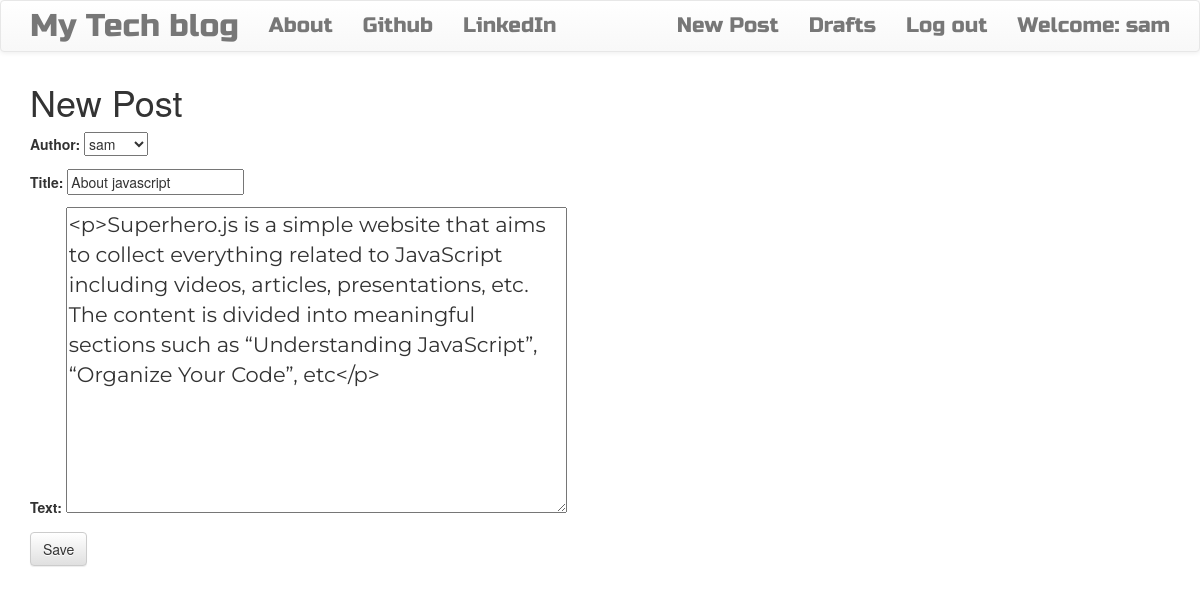
The app's page /post/5/edit/ (signed in) with its own data.
### blog/models.py (models this page shows, shortened)
class Post(models.Model):
    author = models.ForeignKey('auth.user', on_delete=models.CASCADE)
    title = models.CharField(max_length = 256)
    text = models.TextField()
    created_date = models.DateTimeField(default = timezone.now)
    published_date = models.DateTimeField(blank = True, null= True)

### blog/views.py (the view)
# urls.py: path('post/<int:pk>/edit/', views.UpdatePostView.as_view(), name= 'post_edit'),
class UpdatePostView(LoginRequiredMixin,UpdateView):
    login_url = '/login/'
    redirect_field_name = 'blog/post_detail.html'
    form_class = PostForm
    model = models.Post

### blog/forms.py
class PostForm(forms.ModelForm):
    class Meta():
        model = Post
        fields = ('author', 'title', 'text')
        widgets = {
            'title':forms.TextInput(attrs={'class':'textinputclass'}),
            'text':forms.Textarea(attrs={'class':'editable medium-editor-textarea postcontent'})
        }

### blog/templates/blog/post_form.html (shortened to what this page needs)
{% extends 'blog/base.html'%}
{% block content%}
  <h1>New Post</h1>
  <form class="post-form"  method="POST">
    {{form.as_p}}
    <button class="save btn btn-default" type="Submit">Save</button>
  </form>
{% endblock%}

### blog/templates/blog/base.html (shortened to what this page needs)
<!DOCTYPE html>
{% load staticfiles %}
<html>
    <head>
        <link rel="stylesheet" href="https://maxcdn.bootstrapcdn.com/bootstrap/3.3.7/css/bootstrap.min.css">
        <link rel="stylesheet" href="https://maxcdn.bootstrapcdn.com/bootstrap/3.3.7/css/bootstrap-theme.min.css">
        <link rel="stylesheet" href="//cdn.jsdelivr.net/medium-editor/latest/css/medium-editor.min.css" type="text/css" media="screen" charset="utf-8">
        <link rel="stylesheet" href="{% static 'css/blog.css' %}">
<body class='loader'>
  <nav class="navbar navbar-default techfont custom-navbar">
    <div class="container">
      <ul class="nav navbar-nav">
        <li><a class='navbar-brand bigbrand' href="{% url 'post_list' %}">My Tech blog</a></li>
        <li><a href="{% url 'about'%}">About</a></li>
        <li><a href="https://www.github.com">Github</a></li>
        <li><a href="https://www.linkedin.com">LinkedIn</a></li>
      </ul>
      <ul class="nav navbar-nav navbar-right">
        {% if user.is_authenticated %}
        <li>
          <a href="{% url 'post_new' %}" >New Post</a>
        </li>
        <li>
          <a href="{% url 'post_draft_list' %}">Drafts</a>
        </li>
        <li>
          <a href="{% url 'logout' %}" >Log out</a>
        </li>
        <li>
          <a >Welcome: {{ user.username }}</a>
        </li>
          {% else %}
          <li><a class='nav navbar-right' href="{% url 'login' %}" ><span class="glyphicon glyphicon-user"></span></a></li>
        {% endif %}
      </ul>
  </div>
</nav>
        <div class="content container">
            <div class="row">
                <div class="col-md-8">
                  <div class="blog_posts">
                    {% block content %}
                    {% endblock %}
                  </div>
                </div>
            </div>
        </div>
</body>
</html>

### blog/static/css/blog.css (style rules this page uses)
.techfont { font-family: 'Russo One', sans-serif; font-size: 1.5em; margin-bottom: 10px; }
.postcontent { font-family: 'Montserrat'; font-size: 1.5em; }
.bigbrand { font-size: 1.5em; }
.loader { filter:hue-rotate(0deg); color: linear-gradient(45deg,#0f8,#08f); animation:hue 5000ms infinite linear; }

### records on screen
Post: author "sam", title "About javascript", text "<p>Superhero.js is a simple website that aims to collect everything related to JavaScript including videos, articles, presentations, etc. The content is divided into meaningful sections such as “Understanding JavaScript”, “Organize Your Code”, etc</p>"

### other values on screen
{{ user.username }} "sam"
